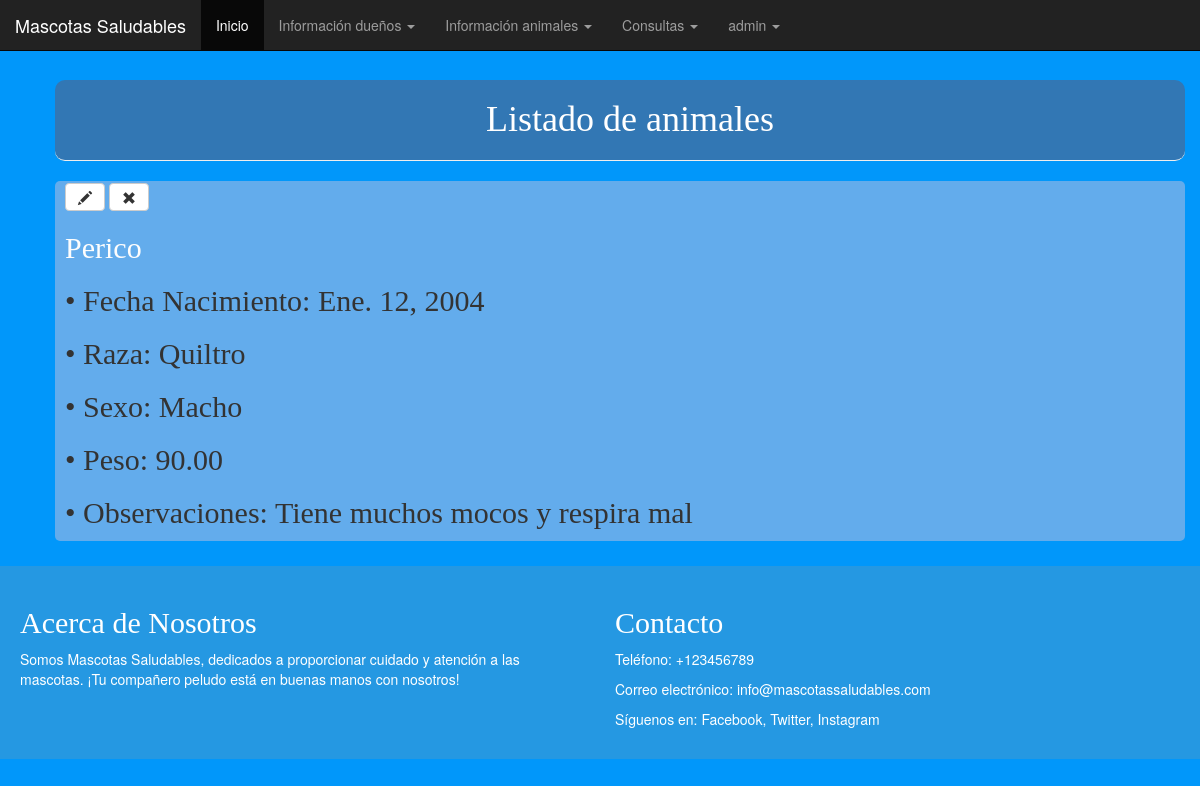
Page /persona/animal/ (signed in) on the committed database.
### persona/models.py (models this page shows, shortened)
class Animal(models.Model):
    idTipoAnimal = models.ForeignKey(TipoAnimal, on_delete = models.CASCADE)
    idDueno = models.ForeignKey(Persona, on_delete = models.CASCADE, null = True)
    nombreAnimal = models.CharField(max_length=50)
    fechaNacimiento = models.DateField('Fecha de Nacimiento')
    raza = models.CharField(max_length=50)
    sexo = models.CharField(max_length=50)
    peso = models.DecimalField(max_digits=5, decimal_places=2)
    observaciones = models.TextField()
    imagen = models.ImageField(upload_to='animal_images/', null=True, blank=True)

### persona/views.py (the view)
# urls.py: path('animal/',views.lista_animales, name="lista_animales"),
@login_required
def lista_animales(request):
    animales = Animal.objects.all()
    return render(request, 'persona/lista_animales.html', {'animales':animales})

### persona/templates/persona/lista_animales.html (shortened to what this page needs)
{% extends 'persona/base.html' %}
{% block content %}
<h1 class="page-header">Listado de animales</h1>
  {% for animal in animales %}
  <div class="post">
      <a class="btn btn-default" href="{% url 'animal_edit' pk=animal.pk %}"><span class="glyphicon glyphicon-pencil"></span></a>
      <a title="Eliminar registro" class="btn btn-default" href="{% url 'animal_delete' pk=animal.pk %}"><span class="glyphicon glyphicon-remove"></span></a>
      <h2><a href="{% url 'detalle_animal' pk=animal.pk %}">{{animal.nombreAnimal}}</a></h2>
      <h2>• Fecha Nacimiento: {{animal.fechaNacimiento}}</h2>
      <h2>• Raza: {{animal.raza}}</h2>
      <h2>• Sexo: {{animal.sexo}}</h2>
      <h2>• Peso: {{animal.peso}}</h2>
      <h2>• Observaciones: {{animal.observaciones}}</h2>
  </div>
  {% endfor %}
{% endblock %}

### persona/templates/persona/base.html (shortened to what this page needs)
{% load static %}
<html>
<head>
    <link rel="stylesheet" href="https://maxcdn.bootstrapcdn.com/bootstrap/3.4.0/css/bootstrap.min.css">
    <link rel="stylesheet" href="{% static 'css/estilo11.css' %}">
</head>
    <body>
            <nav class="navbar navbar-inverse navbar-fixed-top">
              <div class="container-fluid">
                <div class="navbar-header">
                  <a class="navbar-brand" href="#">Mascotas Saludables</a>
                </div>
                {% if user.is_authenticated %}
                <ul class="nav navbar-nav">
                  <li class="active"><a href="#">Inicio</a></li>
                  <li class="dropdown">
                    <a class="dropdown-toggle" data-toggle="dropdown">Información dueños
                    <span class="caret"></span></a>
                  </li>
                  <li class="dropdown">
                    <a class="dropdown-toggle" data-toggle="dropdown" href="#">Información animales
                    <span class="caret"></span></a>
                  </li>
                  <li class="dropdown">
                      <a class="dropdown-toggle" data-toggle="dropdown" href="#">Consultas
                      <span class="caret"></span></a>
                    </li>
                  <li class="dropdown">
                    <a class="dropdown-toggle" data-toggle="dropdown" href="#">{{ user.username }}
                        <span class="caret"></span></a>
                      </li>
                </ul>
                {% else %}
                <a href="{% url 'login' %}" class="top-menu"><span class="glyphicon glyphicon-lock"></span></a>
                {% endif %}
              </div>
            </nav>
        <br><br><br>
        <div class="container">
          <div class="row justify-content-center">
            <div class="content">
              {% block content %}
              {% endblock %}
            </div>
          </div>
        </div>
        <div class="custom-container">
          <div class="row">
            <div class="col-md-6">
              <h2>Acerca de Nosotros</h2>
              <p>Somos Mascotas Saludables, dedicados a proporcionar cuidado y atención a las mascotas. ¡Tu compañero peludo está en buenas manos con nosotros!</p>
            </div>
            <div class="col-md-6">
              <h2>Contacto</h2>
              <p>Teléfono: +123456789</p>
              <p>Correo electrónico: info@mascotassaludables.com</p>
              <p>Síguenos en:
                <a href="#">Facebook</a>,
                <a href="#">Twitter</a>,
                <a href="#">Instagram</a>
              </p>
            </div>
          </div>
        </div>
    </body>
</html>

### persona/static/css/estilo11.css (style rules this page uses)
body { background-color: #0197fa; background-image: url("veterinaria.png"); background-size: 100%; background-position: center center; }
.custom-container { background-color: #3498dbba; padding: 20px; bottom: 0; width: 100%; }
.custom-container h2, .custom-container p, .custom-container a { color: #fff; }
.content { margin-top: 20px; }
.page-header { background-color: #3277B4; margin-top: 0; text-align: center; color: white; border-radius: 10px; padding: 20px 20px 20px 40px; }
.content { margin-left: 40px; }
h1, h2, h3, h4 { font-family: 'Lobster', cursive; }
.post { margin-bottom: 25px; background-color: #63ACEC; padding: 2px; padding-left: 10px; border-radius: 5px; }
.post h2 a, .post h2 a:visited { color: rgb(253, 253, 253); }

### rows in the picture
Animal: nombreAnimal "Perico", fechaNacimiento "Ene. 12, 2004", raza "Quiltro", sexo "Macho", peso "90.00", observaciones "Tiene muchos mocos y respira mal"

### other values in the picture
{{ user.username }} "admin"
